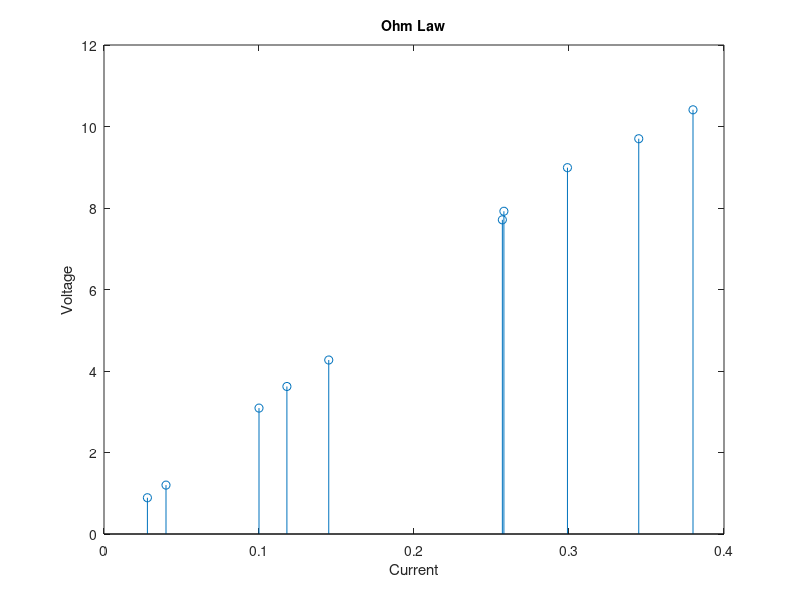

Reproduce this figure in MATLAB.
% 20130426 XY511 15:35
% AbrahamX @ NWPU
% Getting to know "Vectorized Programming"
% Additionally comparing trandition & vectorizing
% Programming. What makes you so proud as a software engineer?
clear
% Data from voltage measurement
V = [0.89, 1.20, 3.09, 4.27, 3.62, 7.71, 8.99, 7.92, 9.70, 10.41];
% Data from current measurement
I = [0.028,0.040,0.100,0.145,0.118,0.258,0.299,0.257,0.380,0.345];

% --------------Tranditional Programming, Sucks----------------------
L = length(V);  % length of array, for loop use
for k = 1: L
  r1(k) = V(k)/I(k)  % Calculate the resistance
end

% --------------Tranditional Programming, Calc Avg-------------------

sr = 0;
for k = 1: L  % Looooooop
  sr = sr + r1(k);  % Calc the sum...1st step
end
r1 = sr/L  % Calc average

% --------------Vectorized Programming, Oh yes, Oh God---------------
rL = V ./ I  % Just one line of COMMAND!
r2 = mean(rL)  % English is a good tool for you to read HELP

% Plot
V = sort(V);
I = sort(I)
stem(I, V)
xlabel('Current')
ylabel('Voltage')
title('\fontsize{14}Ohm Law')